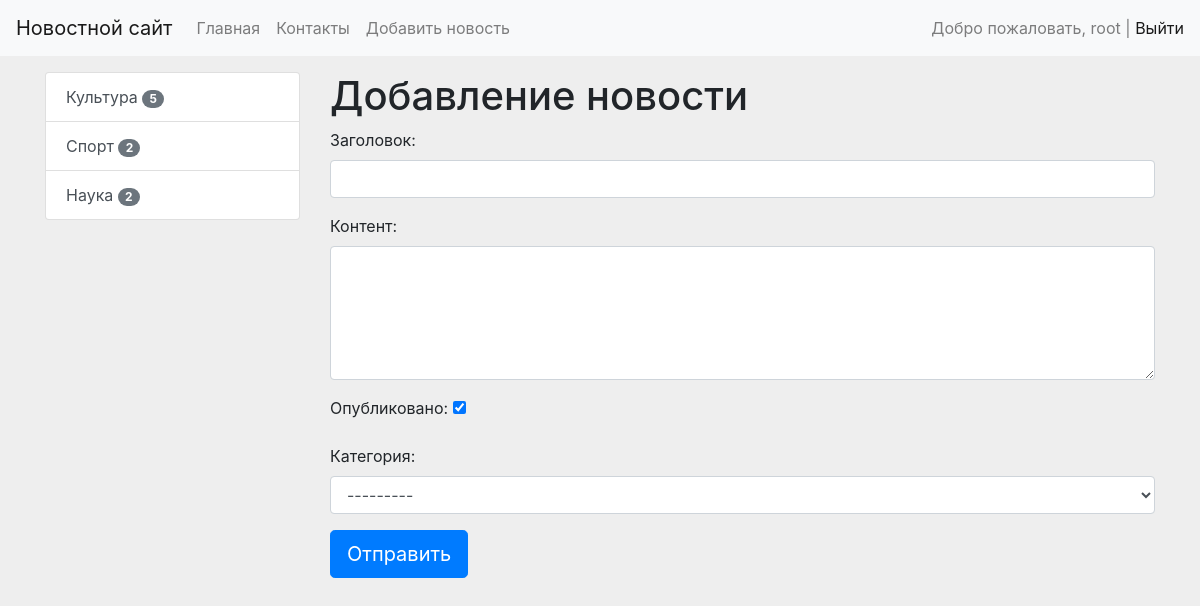
/news/news/add-news/ (signed in), run on an earlier commit of the app's database.
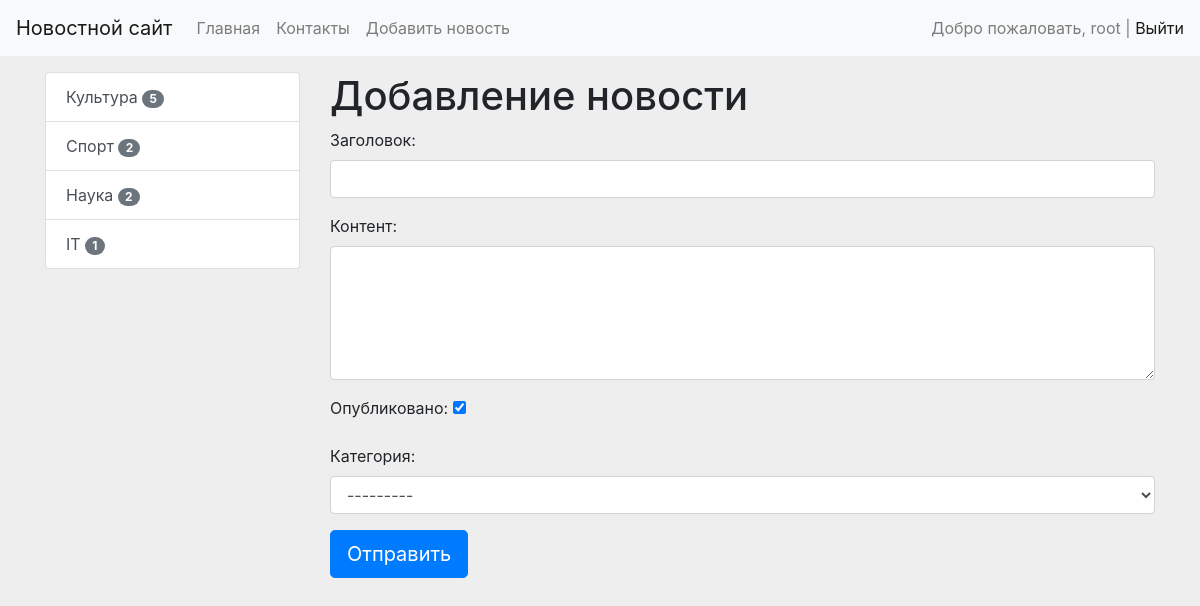
And on a later commit of the database.
### news/models.py (models this page shows)
class Category(models.Model):
    title = models.CharField(max_length=150, db_index=True, verbose_name='Категории')
    def get_absolute_url(self):
        return reverse_lazy('category', kwargs={'category_id': self.pk})
    def __str__(self):
        return self.title
    class Meta:
        verbose_name = 'Категория'
        verbose_name_plural = 'Категории'
        ordering = ['title']

### news/views.py (the view)
# urls.py: path('news/add-news/', CreateNews.as_view(), name='add_news'),
class CreateNews(LoginRequiredMixin, CreateView):
    form_class = NewsForm
    template_name = 'news/add_news.html'
    success_url = reverse_lazy('home')
    login_url = '/admin/'

### news/forms.py (shortened to what this page needs)
class NewsForm(forms.ModelForm):
    class Meta:
        model = News
        fields = ['title', 'content', 'is_published', 'category']
        widgets = {
            'title': forms.TextInput(attrs={
                'class': 'form-control'
            }),
            'content': forms.Textarea(attrs={
                'class': 'form-control',
                'rows': 5
            }),
            'category': forms.Select(attrs={
                'class': 'form-control'
            }),
        }

### news/templatetags/news_tags.py (called while the page is built)
@register.inclusion_tag('news/list_categories.html')
def show_categories():
    categories = Category.objects.annotate(cnt=Count('news', filter=F('news__is_published'))).filter(cnt__gt=0)
    return {'categories': categories}

### news/templates/news/add_news.html (shortened to what this page needs)
{% extends 'base.html' %}
{% block sidebar %}
    {% include 'inc/_sidebar.html' %}
{% endblock %}
{% block content %}
    <h1>Добавление новости</h1>
    <form action="{% url 'add_news' %}" method="post">
        {{ form.as_p }}
        <button type="submit" class="btn btn-primary btn-lg">Отправить</button>
    </form>
{% endblock %}

### news/templates/news/list_categories.html
<div class="list-group">
    {% for cat in categories %}
        <a href="{{ cat.get_absolute_url }}" class="list-group-item list-group-item-action">
            {{ cat.title }}
            <span class="badge badge-secondary badge-pill">{{ cat.cnt }}</span>
        </a>
    {% endfor %}
</div>

What changed in the data, as far as the page shows it:
added Category: title "IT", cnt "1"
